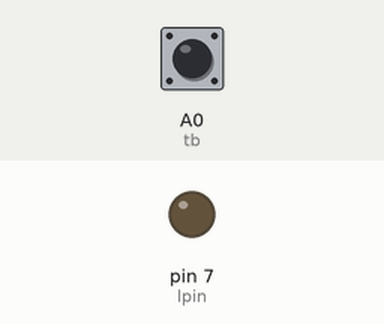
This sketch was run on a simulated Arduino Uno, built with avr-gcc and run on an emulated ATmega328P. On the bench: output pins drawn as LEDs (lit = HIGH). The test bench sets the inputs (shaded band); at power-on: A0 (tb) HIGH.

Above: at 1.2 s.
1.3 s: A0 (tb) pulled LOW for 0.15 s
At 2.5 s:
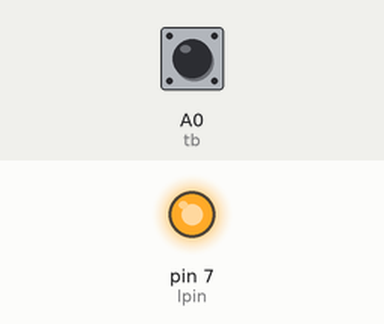
2.9 s: A0 (tb) pulled LOW for 1 s
At 3.7 s:
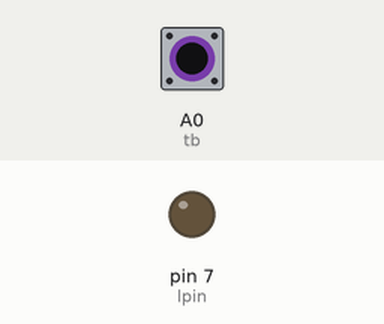
5.4 s: A0 (tb) pulled LOW for 3.2 s
At 6.8 s:
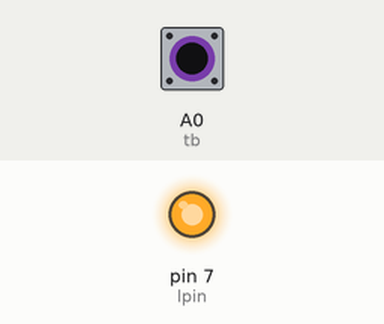
Timing chart, 0 to 8.4 s (numbered marks = the images above; inputs shaded):
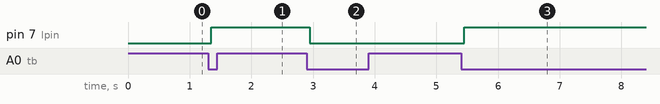

The sketch:

pak_syam.ino
```cpp
const int tb = A0; // tmbl
const int lpin = 7;   // led
bool led = false;

void setup() {
  pinMode(tb, INPUT_PULLUP);
  pinMode(lpin, OUTPUT);
}

void loop() {
  if (digitalRead(tb) == LOW) { //jiak tmbol ditekn slma 50ms
    delay(50);// debouncing butoon
    if (digitalRead(tb) == LOW) { // dan jika tbml ditekan
      led = !led; // balik kondisi bool ke true
      digitalWrite(lpin, led ? HIGH : LOW);// cek kondisi terahkir boolean led
    while (digitalRead(tb) == LOW) { } //menunggu smpai tombol ditekan dan kemudian melepaskannya
    }
  }
}
```

Measured:
- after the input at 1.3 s, pin 7 (lpin): LOW → HIGH after 0.05 s
- after the input at 2.9 s, pin 7 (lpin): HIGH → LOW after 0.05 s
- after the input at 5.4 s, pin 7 (lpin): LOW → HIGH after 0.05 s
